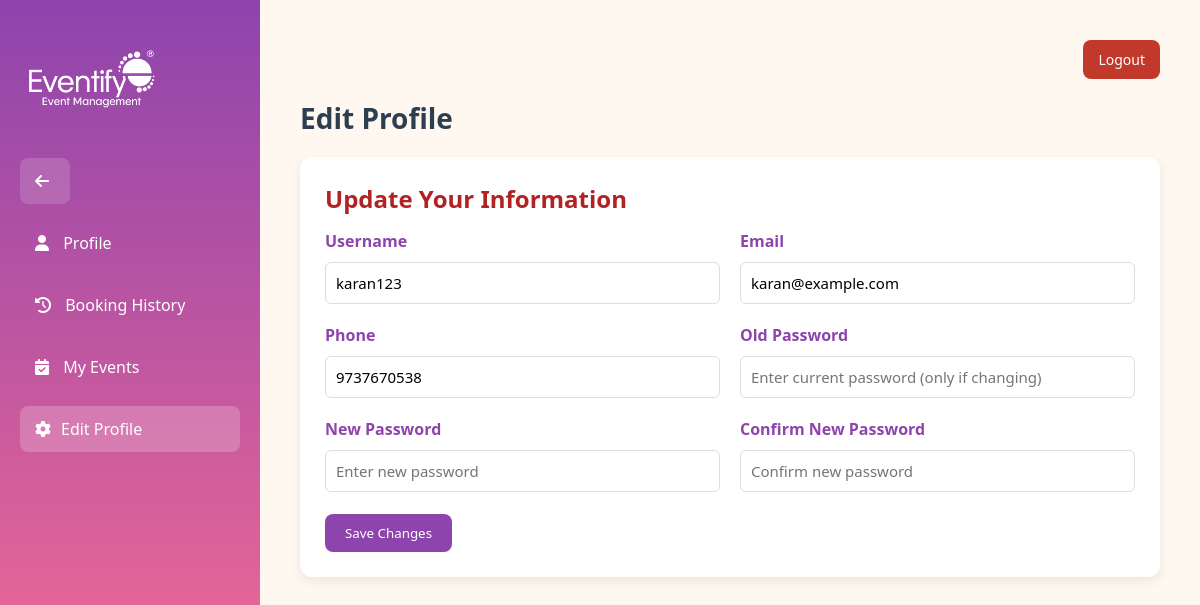
The page /USER/editprofile.php (signed in) on the database its author committed.
### tables this page shows
CREATE TABLE `signup_data` (
  `id` int(11) NOT NULL,
  `UserName` varchar(30) NOT NULL,
  `email` varchar(50) DEFAULT NULL,
  `number` varchar(15) DEFAULT NULL,
  `Password` varchar(255) DEFAULT NULL
);

### USER/editprofile.php (the view, shortened to what this page needs)
<?php
$conn = new mysqli("localhost", "root", "", "eventify");
$user_id = $_SESSION['user_id'];
$sql = "SELECT username, email, Password, number FROM signup_data WHERE id = ?";
$stmt = $conn->prepare($sql);
$stmt->bind_param("i", $user_id);
$stmt->execute();
$result = $stmt->get_result();
$username = $email = $phone = "";
if ($row = $result->fetch_assoc()) {
    $username = $row['username'];
    $email = $row['email'];
    $phone = $row['number'];
}
?>
<!DOCTYPE html>
<html lang="en">
<head>
  <link rel="stylesheet" href="https://cdnjs.cloudflare.com/ajax/libs/font-awesome/6.4.0/css/all.min.css">
</head>
<body>
  <div class="sidebar">
      <img src="assets/img/Eventify-logo.png" alt="Eventify Logo" class="logo">
      <a href="index.php" class="back-btn"><i class="fas fa-arrow-left"></i></a>
      <a href="dashboard.php" ><i class="fas fa-user"></i> Profile</a>
      <a href="bookinguser.php"><i class="fas fa-history"></i> Booking History</a>
      <a href="myevent.php"><i class="fas fa-calendar-check"></i> My Events</a>
      <a href="editprofile.php" class="active"><i class="fas fa-cog"></i>Edit Profile</a>
  </div>
  <div class="main">
    <div class="top-bar">
      <form method="post" action="logout.php">
        <button class="logout-btn">Logout</button>
      </form>
    </div>
    <h1>Edit Profile</h1>
    <div class="card">
      <h2>Update Your Information</h2>
      <form method="post">
        <div class="profile-grid">
          <div class="profile-item">
            <strong>Username</strong>
            <input type="text" name="username" value="<?php echo htmlspecialchars($username); ?>" required>
          </div>
          <div class="profile-item">
            <strong>Email</strong>
            <input type="email" name="email" value="<?php echo htmlspecialchars($email); ?>" required>
          </div>
          <div class="profile-item">
            <strong>Phone</strong>
            <input type="text" name="phone" value="<?php echo htmlspecialchars($phone); ?>" required>
          </div>
          <div class="profile-item">
            <strong>Old Password</strong>
            <input type="password" name="old_password" placeholder="Enter current password (only if changing)">
          </div>
          <div class="profile-item">
            <strong>New Password</strong>
            <input type="password" name="new_password" placeholder="Enter new password">
          </div>
          <div class="profile-item">
            <strong>Confirm New Password</strong>
            <input type="password" name="confirm_password" placeholder="Confirm new password">
          </div>
        </div>
        <br>
        <button type="submit" name="update_profile" class="btn-save">Save Changes</button>
      </form>
    </div>
  </div>
</body>
</html>

### USER/editprofile.php (style rules this page uses)
* { margin:0;padding:0;box-sizing:border-box;font-family:'Segoe UI', Tahoma, Geneva, Verdana, sans-serif; }
body { display:flex;min-height:100vh;background:#fdfdfd; }
.sidebar { width:260px;background:linear-gradient(180deg, #8e44ad, #ff6f91);color:white;display:flex;flex-direction:column;padding:30px 20px; }
.sidebar a { display:block;padding:12px 15px;margin:8px 0;color:white;text-decoration:none;border-radius:8px;font-size:16px;transition:0.3s; }
.sidebar a i { margin-right:10px; }
.sidebar a:hover, .sidebar a.active { background:rgba(255,255,255,0.2); }
.back-btn { display:inline-block;width:50px;padding:8px 12px;margin-bottom:20px;color:white;text-decoration:none;font-size:18px;border-radius:6px;background:rgba(255,255,255,0.15);transition:0.3s; }
.back-btn i { margin:0; }
.main { flex:1;padding:40px;background:#fff8f0;position:relative; }
.top-bar { display:flex;justify-content:flex-end;margin-bottom:20px; }
.logout-btn { background:#c0392b;border:none;padding:10px 15px;border-radius:8px;color:white;font-size:14px;cursor:pointer;transition:0.3s; }
.main h1 { font-size:28px;color:#2c3e50;margin-bottom:20px; }
.card { background:#fff;border-radius:12px;padding:25px;box-shadow:0 4px 12px rgba(0,0,0,0.08);margin-bottom:25px; }
.card h2 { color:#b22222;margin-bottom:15px; }
.profile-grid { display:grid;grid-template-columns:1fr 1fr;gap:20px; }
.profile-item strong { display:block;color:#8e44ad;margin-bottom:5px; }
input[type="text"], input[type="email"], input[type="password"] { width:100%;padding:10px;border:1px solid #ddd;border-radius:6px;margin-top:5px;font-size:15px; }
.logo { margin-top:-20px;width:140px;height:auto;display:block;filter:brightness(0) invert(1); }
.btn-save { background:#8e44ad;color:white;padding:10px 20px;border:none;border-radius:8px;cursor:pointer; }

### rows shown on the page
signup_data: username "karan123", email "karan@example.com", phone "9737670538"
